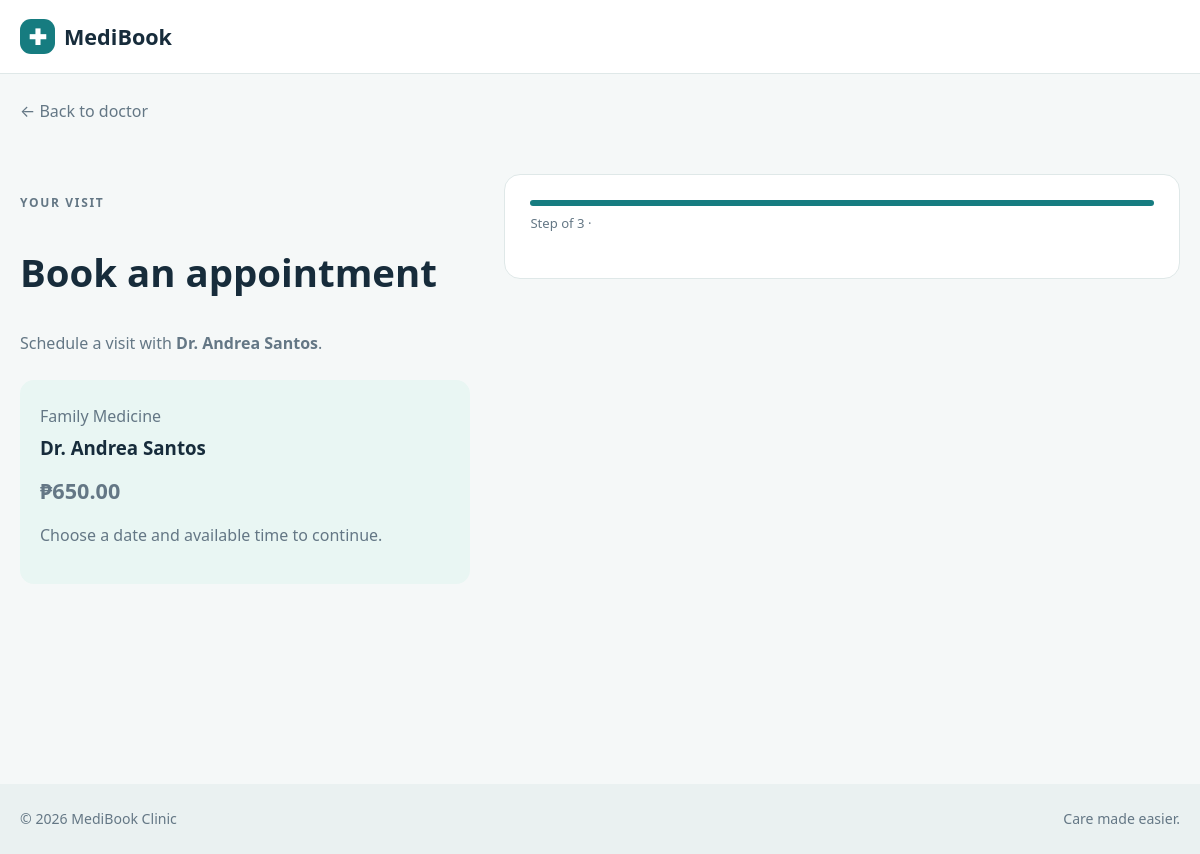
The app's page /doctors/1/book/ with its own data.
### clinic/models.py (models this page shows, shortened)
class Doctor(models.Model):
    full_name = models.CharField(max_length=120)
    specialty = models.ForeignKey(Specialty, on_delete=models.PROTECT, related_name='doctors')
    bio = models.TextField(max_length=1500)
    consultation_fee = models.DecimalField(max_digits=8, decimal_places=2)
    photo = models.ImageField(upload_to='doctors/', blank=True, null=True)
    is_accepting = models.BooleanField(default=True)
    date_created = models.DateTimeField(auto_now_add=True)
    class Meta: ordering = ['full_name']
    def get_absolute_url(self): return reverse('doctor_detail', args=[self.pk])

class Specialty(models.Model):
    name = models.CharField(max_length=80, unique=True)
    slug = models.SlugField(max_length=90, unique=True)
    class Meta: ordering = ['name']

### clinic/views.py (the view)
# urls.py: path('doctors/<int:pk>/book/',views.book_appointment,name='book_appointment'), path('doctors/<int:pk>/slots/',views.available_slots,name='available_slots'),
def book_appointment(request, pk):
    doctor = get_object_or_404(Doctor, pk=pk)
    if not doctor.is_accepting:
        messages.error(request,'This doctor is not accepting new appointments.')
        return redirect('doctor_detail',pk=doctor.pk)
    if request.method == 'POST':
        form = AppointmentForm(request.POST, doctor=doctor)
        if form.is_valid():
            appointment = form.save(commit=False); appointment.doctor = doctor
            try: appointment.save()
            except Exception:
                form.add_error('time_slot','This time slot is no longer available. Please select another.')
            else:
                if is_htmx(request):
                    response = HttpResponse('')
                    response['HX-Redirect'] = reverse('appointment_confirmation',args=[appointment.pk])
                    response['HX-Trigger'] = 'appointment-booked'
                    return response
                return redirect('appointment_confirmation',pk=appointment.pk)
        if is_htmx(request): return render(request,'clinic/partials/appointment_form_fields.html',{'form':form,'doctor':doctor},status=422)
    else: form = AppointmentForm(doctor=doctor, initial={'appointment_date':date.today().isoformat()})
    return render(request,'clinic/appointment_form.html',{'form':form,'doctor':doctor})

### clinic/templates/clinic/appointment_form.html (shortened to what this page needs)
{% extends 'clinic/base.html' %}{% block content %}<a class="back-link" href="{{ doctor.get_absolute_url }}">← Back to doctor</a><section class="form-layout"><aside class="booking-aside"><p class="eyebrow">YOUR VISIT</p><h1>Book an appointment</h1><p>Schedule a visit with <strong>{{ doctor.full_name }}</strong>.</p><div class="summary-card"><p class="specialty">{{ doctor.specialty.name }}</p><h3>{{ doctor.full_name }}</h3><p class="fee">₱{{ doctor.consultation_fee|floatformat:2 }}</p><p>Choose a date and available time to continue.</p></div></aside><form class="panel form-panel" method="post" enctype="multipart/form-data" action="{% url 'book_appointment' doctor.pk %}" hx-post="{% url 'book_appointment' doctor.pk %}" hx-target="#booking-fields" hx-swap="innerHTML" hx-indicator="#booking-indicator" x-data="bookingWizard()" @htmx:after-swap.window="$nextTick(()=>syncStep())"><div class="progress"><div class="progress-track"><span :style="`width:${step*50}%`"></span></div><p>Step  of 3 · </p></div></form></section>{% endblock %}

### clinic/static/clinic/css/site.css (style rules this page uses)
:root { --ink:#172c3b;--muted:#647785;--brand:#167c80;--brand-dark:#0d6266;--mint:#e9f6f3;--paper:#fff;--surface:#f5f8f8;--line:#dfe8e8;--danger:#b42332;--shadow:0 14px 38px rgba(23,44,59,.08) }
* { box-sizing:border-box }
body { margin:0;background:var(--surface);color:var(--ink);font:16px/1.55 system-ui,-apple-system,"Segoe UI",sans-serif }
a { color:var(--brand-dark);text-decoration:none }
.eyebrow { font-size:.75rem;letter-spacing:.14em;font-weight:800;color:var(--brand);margin:0 0 8px }
.specialty { color:var(--muted);margin:4px 0 }
.fee { font-size:1.35rem;font-weight:800;color:var(--ink);margin:12px 0 }
.back-link { display:inline-block;margin:25px 0;color:var(--muted) }
.tabs,.panel { background:white;border:1px solid var(--line);border-radius:16px;padding:22px;margin:24px 0 }
.form-layout { display:grid;grid-template-columns:.8fr 1.2fr;gap:34px;align-items:start;margin:25px 0 45px }
.booking-aside { padding:20px 0 }
.booking-aside h1 { font-size:2.4rem;line-height:1.1 }
.booking-aside p { color:var(--muted) }
.summary-card { padding:20px;background:var(--mint);border-radius:14px;margin-top:24px }
.summary-card h3 { margin:0 }
.form-panel { margin:0;padding:25px }
.progress { margin-bottom:20px }
.progress p { font-size:.82rem;color:var(--muted);margin:7px 0 }
.progress-track { height:6px;background:#e6eeee;border-radius:99px;overflow:hidden }
.progress-track span { display:block;height:100%;background:var(--brand);transition:width .2s }

### records on screen
Doctor: full_name "Dr. Andrea Santos", specialty.name "Family Medicine", consultation_fee "650.00"
